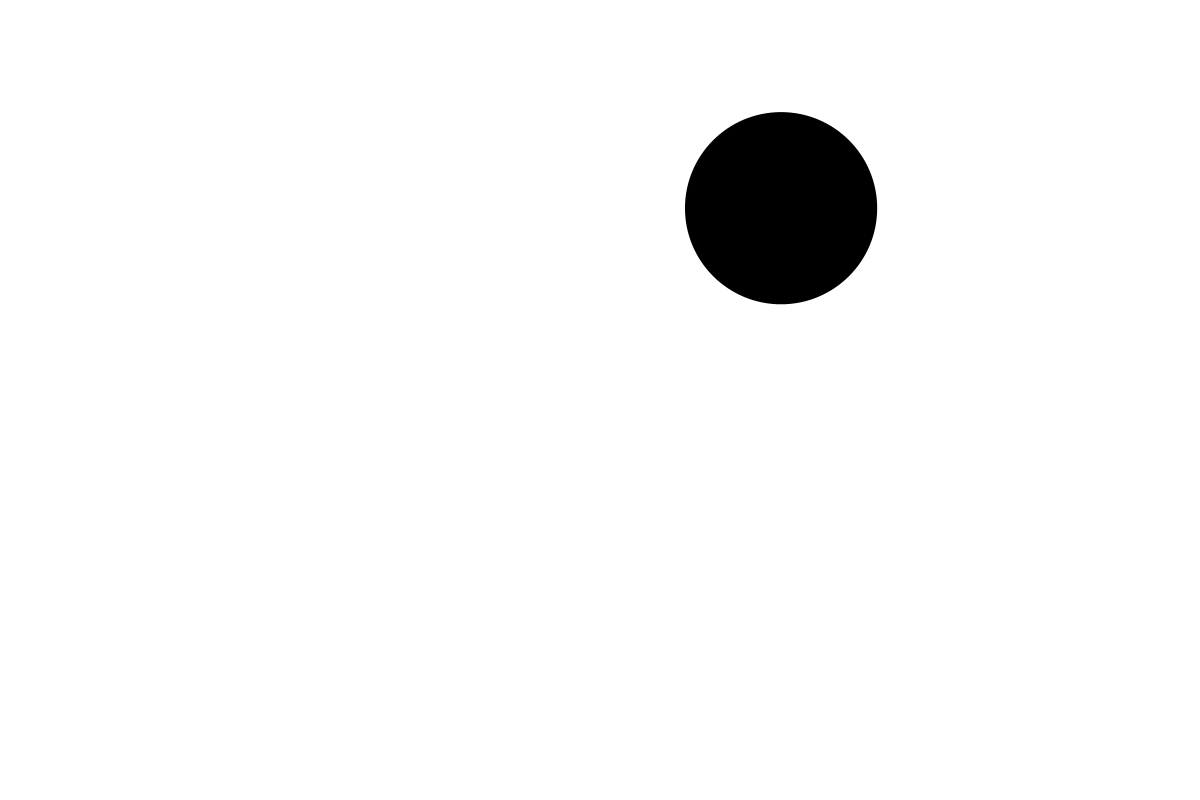
Frame 1 (no input)
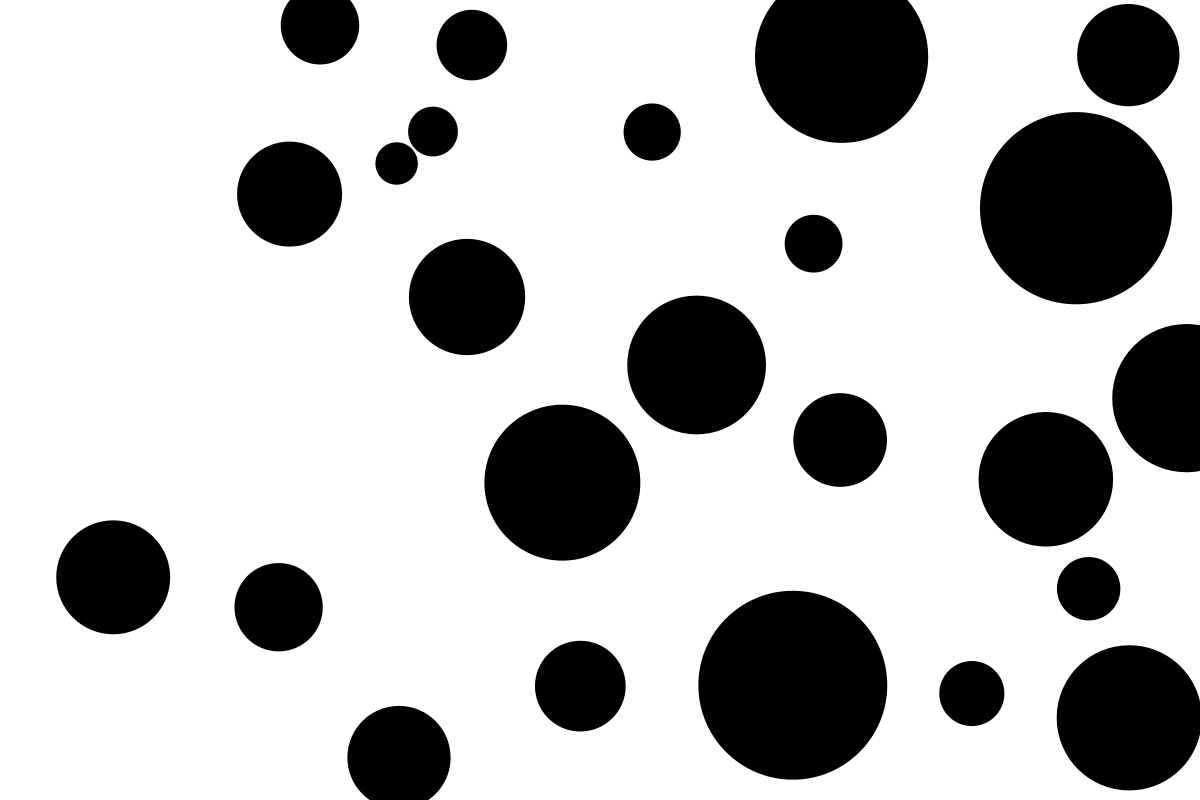
Frame 60 (the mouse pressed at the canvas centre just before this capture)
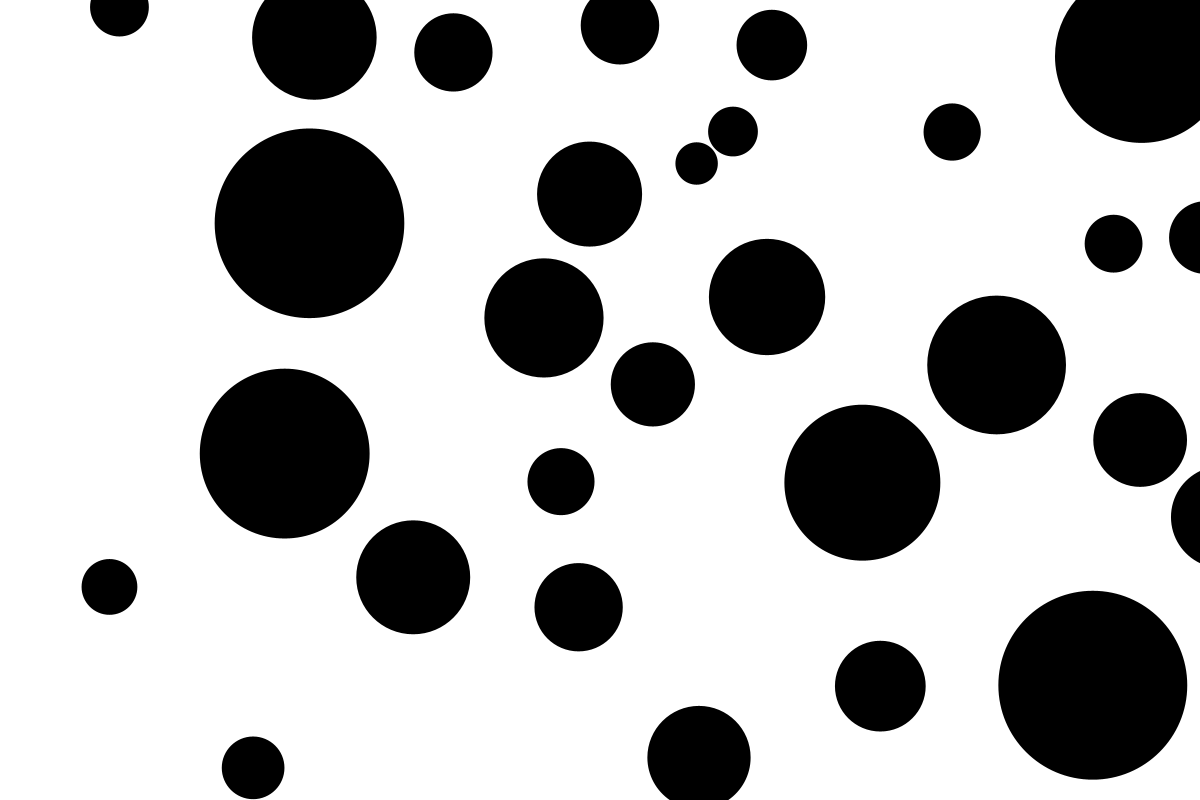
Frame 120 (the mouse held since frame 60 and released just before this capture)

The Processing sketch that drew these frames (run headless with seeded random() and noise(); from frame 60 on, the mouse is pressed at the canvas centre):

// Processing sketch: Ex_Packing_005
// ── Ex_Packing_005.pde
// now we will use the new method we created for testing intersection
// and start adding the circles to an arraylist

ArrayList<Circle> myCircles = new ArrayList<Circle>();

void setup(){
    size(1200,800);
    background(255);
    fill(0);
    noStroke();
    //stroke(255,0,0);
    ellipseMode(RADIUS);
}

void draw(){
    background(255);
    // lets also create a function to help us do the creation of the circles
    circleBuilder();
    for(Circle c : myCircles){
        c.pos.x = c.pos.x + 5;
        c.display();
    }
}

// a function to create new circles and add them to our arraylist
// but checks first if the new circle it created is intersecting with
// any previous circles
void circleBuilder(){
    // Create a new circle
    Circle myCircle = new Circle();
    // if this is the first circle to be created, add it directly to our arraylist
    if (myCircles.size()==0) myCircles.add(myCircle);
    // if this is not the first circle
    else{
        // check if it intersects any other circle
        boolean testIntersection = myCircle.isIntersect(myCircles);
        // if it does "NOT" intersect == !intersect add it to the arraylist
        if (!testIntersection) myCircles.add(myCircle);
    }
}

PVector pickRandomPos(){
    return new PVector(random(0.5,width),random(0.5,height));
}

class Circle{

    PVector pos;
    float radius;

    Circle(){
        this.pos = pickRandomPos();
        this.radius = random(20,100);
    }
    Circle(PVector pos,float radius){
        this.pos = pos;
        this.radius = radius;
    }

    void display(){
        ellipse(pos.x,pos.y,radius,radius);
    }

    boolean isIntersect (ArrayList<Circle> circles){
        for(Circle c : circles){
            if(PVector.dist(this.pos,c.pos) < this.radius+c.radius) return true;
        }
        return false;
    }

    boolean isIntersect (Circle circle){
        if(PVector.dist(this.pos,circle.pos) < this.radius+circle.radius) return true;
        else return false;
    }
}
